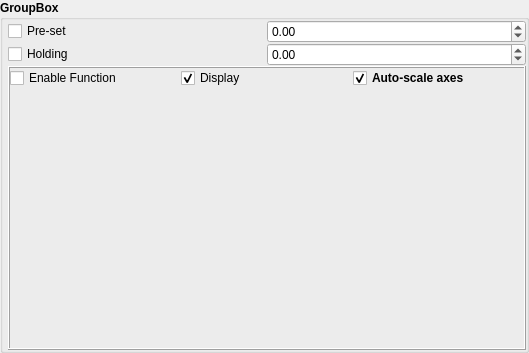
<?xml version="1.0" encoding="UTF-8"?>
<ui version="4.0">
 <class>Form</class>
 <widget class="QWidget" name="Form">
  <property name="geometry">
   <rect>
    <x>0</x>
    <y>0</y>
    <width>529</width>
    <height>353</height>
   </rect>
  </property>
  <property name="windowTitle">
   <string>Form</string>
  </property>
  <layout class="QVBoxLayout" name="verticalLayout_3">
   <property name="spacing">
    <number>0</number>
   </property>
   <property name="leftMargin">
    <number>0</number>
   </property>
   <property name="topMargin">
    <number>0</number>
   </property>
   <property name="rightMargin">
    <number>0</number>
   </property>
   <property name="bottomMargin">
    <number>0</number>
   </property>
   <item>
    <widget class="GroupBox" name="groupBox">
     <property name="font">
      <font>
       <weight>75</weight>
       <bold>true</bold>
      </font>
     </property>
     <property name="title">
      <string>GroupBox</string>
     </property>
     <property name="checkable">
      <bool>false</bool>
     </property>
     <layout class="QVBoxLayout" name="verticalLayout_2">
      <property name="spacing">
       <number>0</number>
      </property>
      <property name="leftMargin">
       <number>5</number>
      </property>
      <property name="topMargin">
       <number>0</number>
      </property>
      <property name="rightMargin">
       <number>0</number>
      </property>
      <property name="bottomMargin">
       <number>0</number>
      </property>
      <item>
       <layout class="QGridLayout" name="gridLayout">
        <property name="spacing">
         <number>0</number>
        </property>
        <item row="0" column="0">
         <widget class="QCheckBox" name="preSetCheck">
          <property name="font">
           <font>
            <weight>50</weight>
            <bold>false</bold>
           </font>
          </property>
          <property name="text">
           <string>Pre-set</string>
          </property>
         </widget>
        </item>
        <item row="0" column="1">
         <widget class="SpinBox" name="preSetSpin">
          <property name="font">
           <font>
            <weight>50</weight>
            <bold>false</bold>
           </font>
          </property>
          <property name="minimum">
           <double>-999999999.000000000000000</double>
          </property>
          <property name="maximum">
           <double>999999999.000000000000000</double>
          </property>
         </widget>
        </item>
        <item row="1" column="0">
         <widget class="QCheckBox" name="holdingCheck">
          <property name="font">
           <font>
            <weight>50</weight>
            <bold>false</bold>
           </font>
          </property>
          <property name="text">
           <string>Holding</string>
          </property>
         </widget>
        </item>
        <item row="1" column="1">
         <widget class="SpinBox" name="holdingSpin">
          <property name="font">
           <font>
            <weight>50</weight>
            <bold>false</bold>
           </font>
          </property>
          <property name="minimum">
           <double>-999999999.000000000000000</double>
          </property>
          <property name="maximum">
           <double>999999999.000000000000000</double>
          </property>
         </widget>
        </item>
       </layout>
      </item>
      <item>
       <widget class="QFrame" name="frame">
        <property name="frameShape">
         <enum>QFrame::Box</enum>
        </property>
        <property name="frameShadow">
         <enum>QFrame::Raised</enum>
        </property>
        <layout class="QVBoxLayout" name="verticalLayout">
         <property name="spacing">
          <number>0</number>
         </property>
         <property name="leftMargin">
          <number>0</number>
         </property>
         <property name="topMargin">
          <number>0</number>
         </property>
         <property name="rightMargin">
          <number>0</number>
         </property>
         <property name="bottomMargin">
          <number>0</number>
         </property>
         <item>
          <layout class="QHBoxLayout" name="horizontalLayout">
           <item>
            <widget class="QCheckBox" name="functionCheck">
             <property name="font">
              <font>
               <weight>50</weight>
               <bold>false</bold>
              </font>
             </property>
             <property name="text">
              <string>Enable Function</string>
             </property>
            </widget>
           </item>
           <item>
            <widget class="QCheckBox" name="displayCheck">
             <property name="font">
              <font>
               <weight>50</weight>
               <bold>false</bold>
              </font>
             </property>
             <property name="text">
              <string>Display</string>
             </property>
             <property name="checked">
              <bool>true</bool>
             </property>
            </widget>
           </item>
           <item>
            <widget class="QCheckBox" name="checkBoxAutoScaleAxes">
             <property name="text">
              <string>Auto-scale axes</string>
             </property>
             <property name="checked">
              <bool>true</bool>
             </property>
            </widget>
           </item>
          </layout>
         </item>
         <item>
          <widget class="StimGenerator" name="waveGeneratorWidget" native="true">
           <property name="sizePolicy">
            <sizepolicy hsizetype="Preferred" vsizetype="Expanding">
             <horstretch>0</horstretch>
             <verstretch>0</verstretch>
            </sizepolicy>
           </property>
           <property name="font">
            <font>
             <weight>50</weight>
             <bold>false</bold>
            </font>
           </property>
          </widget>
         </item>
        </layout>
       </widget>
      </item>
     </layout>
    </widget>
   </item>
  </layout>
 </widget>
 <customwidgets>
  <customwidget>
   <class>SpinBox</class>
   <extends>QDoubleSpinBox</extends>
   <header>pyqtgraph</header>
  </customwidget>
  <customwidget>
   <class>StimGenerator</class>
   <extends>QWidget</extends>
   <header>acq4.util.generator.StimGenerator</header>
   <container>1</container>
  </customwidget>
  <customwidget>
   <class>GroupBox</class>
   <extends>QGroupBox</extends>
   <header>pyqtgraph</header>
   <container>1</container>
  </customwidget>
 </customwidgets>
 <resources/>
 <connections/>
</ui>
